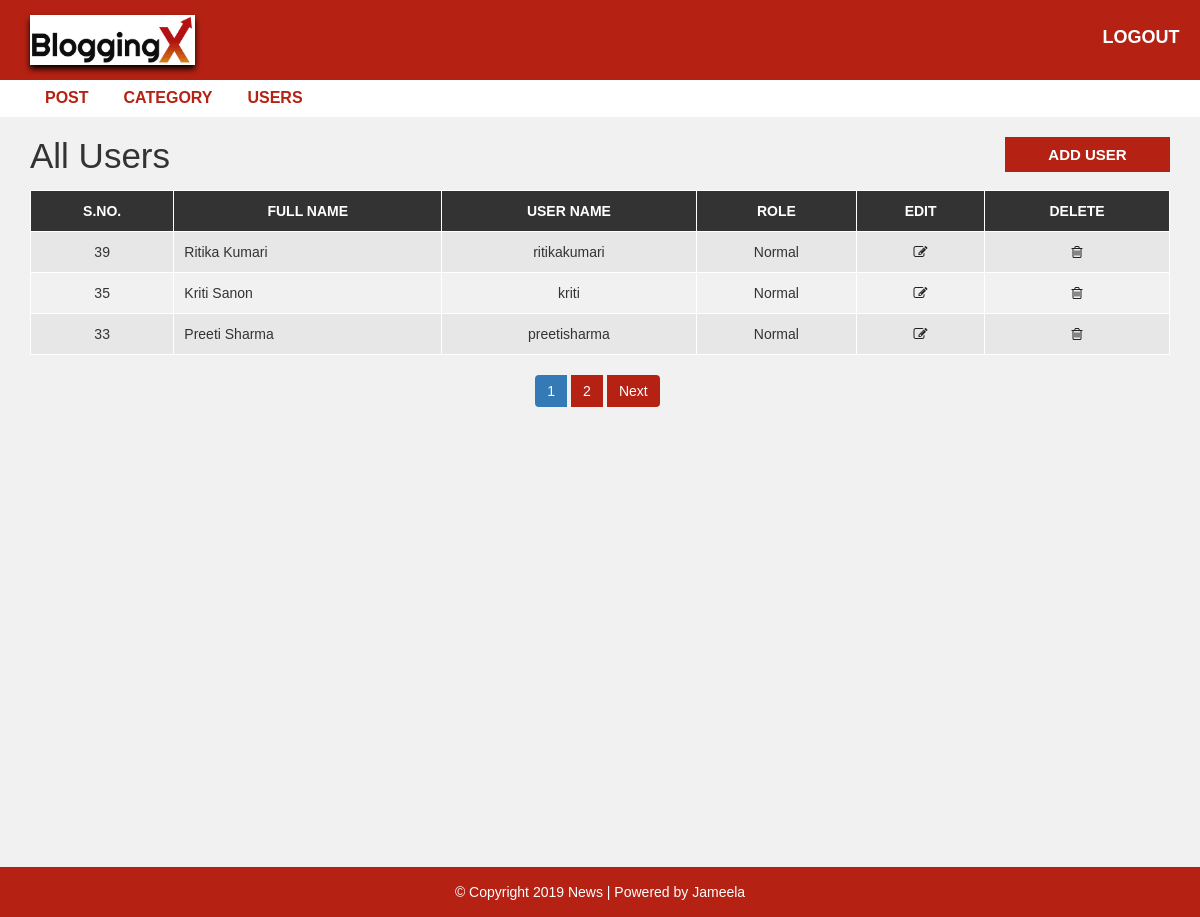
Page /admin/users.php (signed in) on the committed database.
### tables this page shows
CREATE TABLE `user` (
  `user_id` int(10) UNSIGNED NOT NULL,
  `first_name` varchar(30) NOT NULL,
  `last_name` varchar(30) NOT NULL,
  `username` varchar(30) DEFAULT NULL,
  `password` varchar(40) DEFAULT NULL,
  `role` int(11) NOT NULL
);

### admin/users.php (the view, shortened to what this page needs)
<?php include "header.php";
?>
  <div id="admin-content">
      <div class="container">
          <div class="row">
              <div class="col-md-10">
                  <h1 class="admin-heading">All Users</h1>
              </div>
              <div class="col-md-2">
                  <a class="add-new" href="add-user.php">add user</a>
              </div>
              <div class="col-md-12">
                <?php
                  include "config.php";
                  $limit = 3;
                  if(isset($_GET['page'])){
                    $page = $_GET['page'];
                  }else{
                    $page = 1;
                  }
                  $offset = ($page - 1) * $limit;
                  $sql = "SELECT * FROM user ORDER BY user_id DESC LIMIT {$offset},{$limit}";
                  $result = mysqli_query($conn, $sql) or die("Query Failed.");
                  if(mysqli_num_rows($result) > 0){
                ?>
                  <table class="content-table">
                      <thead>
                          <th>S.No.</th>
                          <th>Full Name</th>
                          <th>User Name</th>
                          <th>Role</th>
                          <th>Edit</th>
                          <th>Delete</th>
                      </thead>
                      <tbody>
                        <?php
                          while($row = mysqli_fetch_assoc($result)) {
                        ?>
                          <tr>
                              <td class='id'><?php echo $row['user_id']; ?></td>
                              <td><?php echo $row['first_name'] . " ". $row['last_name']; ?></td>
                              <td><?php echo $row['username']; ?></td>
                              <td><?php
                                  if($row['role'] == 1){
                                    echo "Admin";
                                  }else{
                                    echo "Normal";
                                  }
                               ?></td>
                              <td class='edit'><a href='update-user.php?id=<?php echo $row["user_id"]; ?>'><i class='fa fa-edit'></i></a></td>
                              <td class='delete'><a href='delete-user.php?id=<?php echo $row["user_id"]; ?>'><i class='fa fa-trash-o'></i></a></td>
                          </tr>
                        <?php
                        } ?>
                      </tbody>
                  </table>
                  <?php
                }else {
                  echo "<h3>No Results Found.</h3>";
                }
                $sql1 = "SELECT * FROM user";
                $result1 = mysqli_query($conn, $sql1) or die("Query Failed.");
                if(mysqli_num_rows($result1) > 0){
                  $total_records = mysqli_num_rows($result1);
                  $total_page = ceil($total_records / $limit);
                  echo '<ul class="pagination admin-pagination">';
                  for($i = 1; $i <= $total_page; $i++){
                    if($i == $page){
                      $active = "active";
                    }else{
                      $active = "";
                    }
                    echo '<li class="'.$active.'"><a href="users.php?page='.$i.'">'.$i.'</a></li>';
                  }
                  if($total_page > $page){
                    echo '<li><a href="users.php?page='.($page + 1).'">Next</a></li>';
                  }
                  echo '</ul>';
                }
                  ?>
              </div>
          </div>
      </div>
  </div>
<?php include "footer.php"; ?>

### admin/header.php (shortened to what this page needs)
<!DOCTYPE html>
<html lang="en">
    <head>
        <link rel="stylesheet" href="../css/bootstrap.min.css" />
        <link rel="stylesheet" href="../css/font-awesome.css">
        <link rel="stylesheet" href="../css/style.css">
    </head>
    <body>
        <div id="header-admin">
            <div class="container">
                <div class="row">
                    <div class="col-md-2">
                        <a href="post.php"><img class="logo" src="images/news-logo.png"></a>
                    </div>
                    <div class="col-md-offset-9  col-md-1">
                        <a href="logout.php" class="admin-logout" >logout</a>
                    </div>
                </div>
            </div>
        </div>
        <div id="admin-menubar">
            <div class="container">
                <div class="row">
                    <div class="col-md-12">
                       <ul class="admin-menu">
                            <li>
                                <a href="post.php">Post</a>
                            </li>
                            <li>
                                <a href="category.php">Category</a>
                            </li>
                            <li>
                                <a href="users.php">Users</a>
                            </li>
                        </ul>
                    </div>
                </div>
            </div>
        </div>

### admin/footer.php
<div id ="footer">
    <div class="container">
        <div class="row">
            <div class="col-md-12">
                <span>© Copyright 2019 News | Powered by <a href="">Jameela</a></span>
            </div>
        </div>
    </div>
</div>
</body>
</html>

### css/style.css (style rules this page uses)
body { background: #f1f1f1; font-family: sans-serif,arial,Helvetica; }
a, a:hover, a:focus { text-decoration: none; outline: none; }
ul { margin:0; padding:0; list-style:none; }
img.logo { width: 100%; height: auto; display: block; box-shadow: 0px 4px 6px 0px black; background-color: white; }
#header-admin { background-color: #b52213; padding: 15px 0; }
#header-admin .admin-logout { margin: 10px 0; color: #fff; font-size: 18px; font-weight: 600; text-transform: uppercase; display: inline-block; }
#admin-menubar { background-color: #fff; }
#admin-menubar .admin-menu { font-size: 0; }
#admin-menubar .admin-menu li { display: inline-block; margin: 0 5px 0 0; }
#admin-menubar .admin-menu li a { color: #b52213; font-size: 16px; font-weight: 600; text-transform: uppercase; padding: 7px 15px; display: block; transition: all 0.3s; }
#admin-content { padding: 20px 0; min-height: 750px; }
#admin-content .admin-heading { font-size: 35px; margin: 0 0 15px; }
#admin-content .add-new { color: #fff; background-color: #b52213; font-size: 15px; font-weight: 600; text-align: center; text-transform: uppercase; padding: 7px 10px; display: block; transition: all 0.3s; }
#admin-content .content-table { border: 1px solid #000; width: 100%; margin: 0 0 20px; }
#admin-content .content-table thead { color: #fff; background-color: #333; }
#admin-content .content-table th { padding: 10px; border: 1px solid #fff; font-weight: 600; text-align: center; text-transform: uppercase; }
#admin-content .content-table tbody { color: #333; }
#admin-content .content-table tbody tr { background-color: #e7e7e7; }
#admin-content .content-table tbody tr:nth-child(even) { background-color: transparent; }
#admin-content .content-table tbody td { padding: 10px; border: 1px solid #fff; text-align: center; }
#admin-content .content-table tbody td:nth-child(2) { text-align: left; }
#admin-content .admin-pagination { margin: 0; }
#admin-content .admin-pagination li a { display: block; }
.id, .edit, .delete { text-align:center; }
.pagination { display: block; text-align: center; margin: 0; }
.pagination li { display:inline-block; margin: 0 5px 0 0; }
.pagination li a { border: none; background: #b52213; color: #fff; }
i.fa { color:#222; }
#footer { color: #fff; padding:15px 0; text-align:center; background-color:#b52213; }
#footer a { color:#fff; }

### rows in the picture
user: user_id "39", first_name "Ritika", last_name "Kumari", username "ritikakumari", role "Normal"
user: user_id "35", first_name "Kriti", last_name "Sanon", username "kriti", role "Normal"
user: user_id "33", first_name "Preeti", last_name "Sharma", username "preetisharma", role "Normal"
